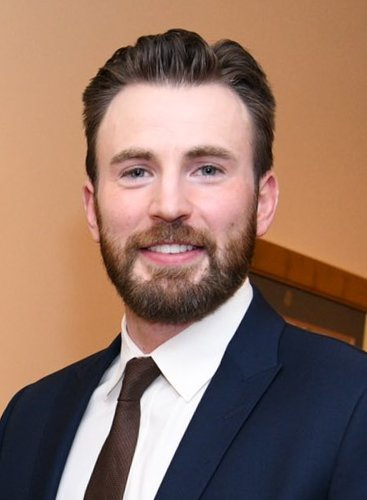
#> input picture imagesToTest/ChrisEvans.jpg, 367 x 500 px
$ python main.py
#> lines starting #> are read from the running program, lines starting #| are printed output that depends on the picture; after the words box and inside, x2 and y2 are one past the last pixel; in counts of white or black regions, pixels touching at a corner belong together
import cv2
import numpy as np
from tkinter.filedialog import *


def color_quantization(img, k):
    data = np.float32(img).reshape((-1, 3))
    criteria = (cv2.TERM_CRITERIA_EPS + cv2.TERM_CRITERIA_MAX_ITER, 20, 1.0)
    ret, label, center = cv2.kmeans(data, k, None, criteria, 10, cv2.KMEANS_RANDOM_CENTERS)
    center = np.uint8(center)
    result = center[label.flatten()]
    result = result.reshape(img.shape)
    return result


photo = askopenfilename()
#> the answer given: imagesToTest/ChrisEvans.jpg
img = cv2.imread(photo)
#> img is the input picture: shape (500, 367, 3); mean B, G, R 100.2, 114.6, 145.3
cv2.imshow("Input Image", img)
cv2.waitKey(0)

edges = cv2.Canny(img, 100, 200)
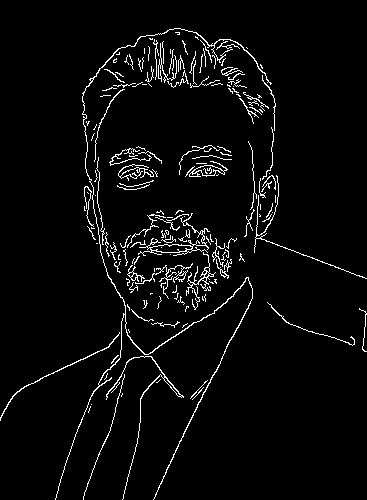
#> edges: shape (500, 367); 3.9% white in thin lines or dots

gray = cv2.cvtColor(img, cv2.COLOR_BGR2GRAY)
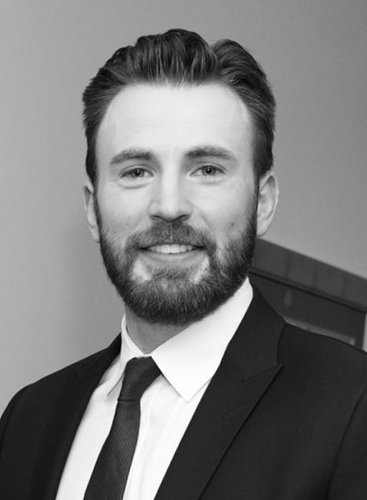
#> gray: shape (500, 367); min 1, max 255, mean 122.1
gray_1 = cv2.medianBlur(gray, 5)
edges = cv2.adaptiveThreshold(gray_1, 255, cv2.ADAPTIVE_THRESH_MEAN_C, cv2.THRESH_BINARY, 9, 5)
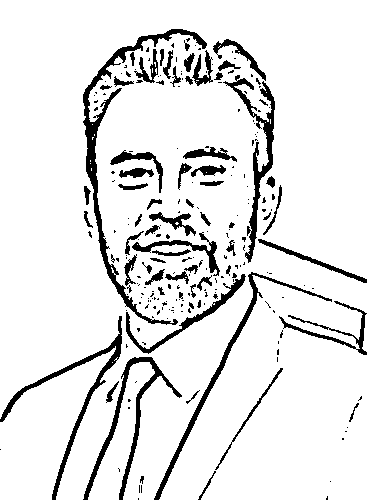
#> edges: shape (500, 367); 90% white; 235 black regions (169 under 20 px), largest, box (x1, y1, x2, y2) and area: (83, 29, 207, 325) 2786, (223, 75, 275, 263) 1628, (83, 357, 182, 500) 1609

color = cv2.bilateralFilter(img, d=9, sigmaColor=200, sigmaSpace=200)

cartoon = cv2.bitwise_and(color, color, mask=edges)
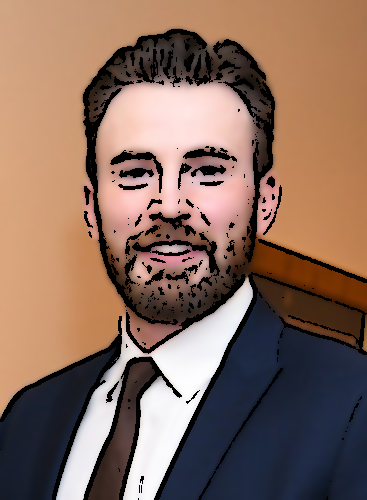
#> cartoon: shape (500, 367, 3); mean B, G, R 94.1, 107.8, 136.1
cv2.imshow("Cartoon", cartoon)
cv2.waitKey(0)

img_1 = color_quantization(img, 7)
#> in color_quantization, `ret, label, center = cv2.kmeans(data, k, None, criteria, 10, cv2.KMEAN..`: ret = 80332284.9; center = [[237.3, 236, 244.5], [187.1, 193.3, 235.6], [50.87, 69.11, 107.1], [124.7, 156.6, 206.9], [90.88, 128.4, 183.6], [54.68, 35.12, 27.1], [26.58, 37.81, 58.7]]
#> in color_quantization, `center = np.uint8(center)`: center = [[237, 235, 244], [187, 193, 235], [50, 69, 107], [124, 156, 206], [90, 128, 183], [54, 35, 27], [26, 37, 58]]
#> in color_quantization, `result = result.reshape(img.shape)`:
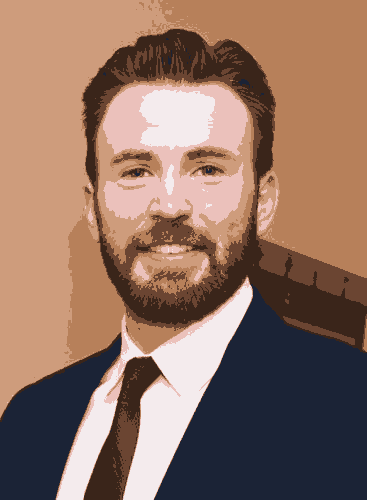
#> result: shape (500, 367, 3); mean B, G, R 99.6, 114.1, 144.8

blurred = cv2.medianBlur(img_1, 3)

cartoon_1 = cv2.bitwise_and(blurred, blurred, mask=edges)
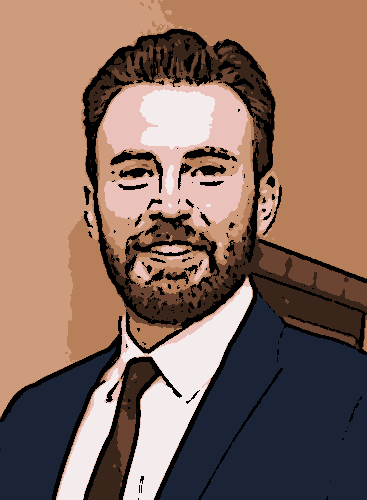
#> cartoon_1: shape (500, 367, 3); mean B, G, R 94.3, 107.7, 135.7
cv2.imshow("Cartoon with Color Quantization", cartoon_1)
cv2.waitKey(0)

cv2.destroyAllWindows()

# Изработено од Дарко Васиљков 213030, Христина Стојановска 211031

$ run again, on imagesToTest/RobertDowneyJr.jpg
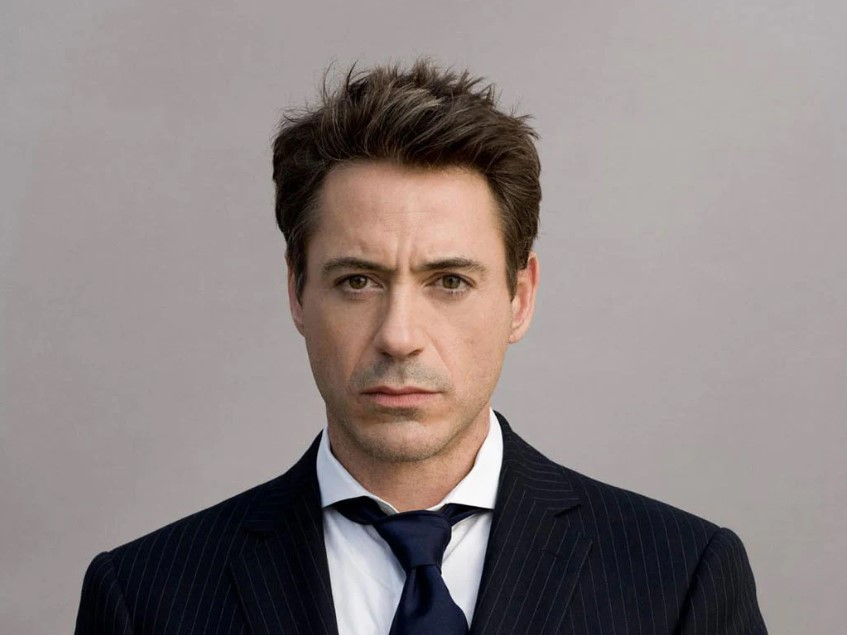
#> input picture imagesToTest/RobertDowneyJr.jpg, 847 x 635 px
#> img is the input picture: shape (635, 847, 3); mean B, G, R 129.8, 130.5, 140.4
#> `edges = cv2.Canny(img, 100, 200)`:
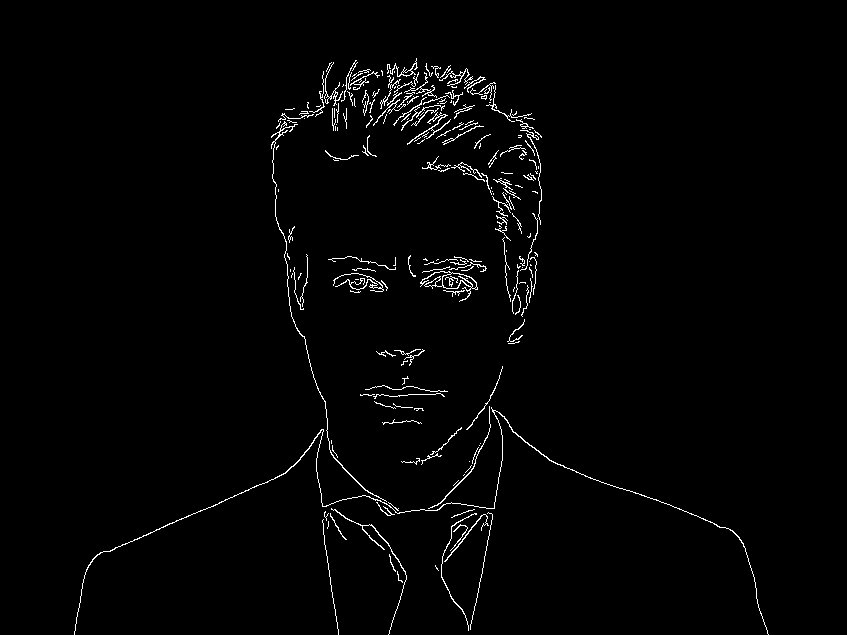
#> edges: shape (635, 847); 1.6% white in thin lines or dots, all inside (x1, y1, x2, y2) = (74, 58, 769, 635)
#> in color_quantization, `ret, label, center = cv2.kmeans(data, k, None, criteria, 10, cv2.KMEAN..`: ret = 132146450.1; center = [[170.7, 170.2, 177.2], [24.87, 17.69, 18.64], [229.2, 224.7, 224.7], [154.9, 154.6, 162.6], [96.29, 114.4, 150.3], [146.6, 169.3, 215.1], [55.83, 67.7, 88.73]]
#> in color_quantization, `center = np.uint8(center)`: center = [[170, 170, 177], [24, 17, 18], [229, 224, 224], [154, 154, 162], [96, 114, 150], [146, 169, 215], [55, 67, 88]]
#> `cartoon_1 = cv2.bitwise_and(blurred, blurred, mask=edges)`:
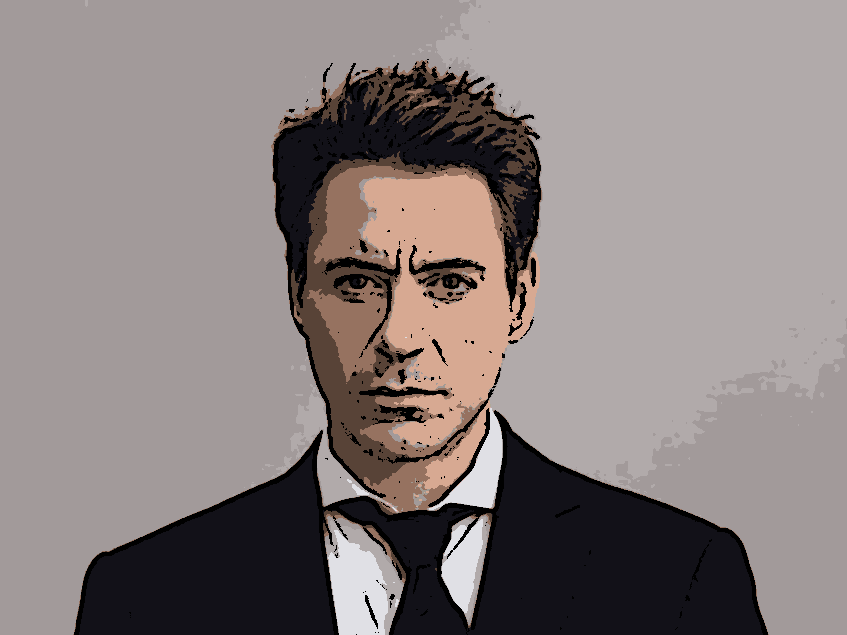
#> cartoon_1: shape (635, 847, 3); mean B, G, R 126.8, 127.7, 137
